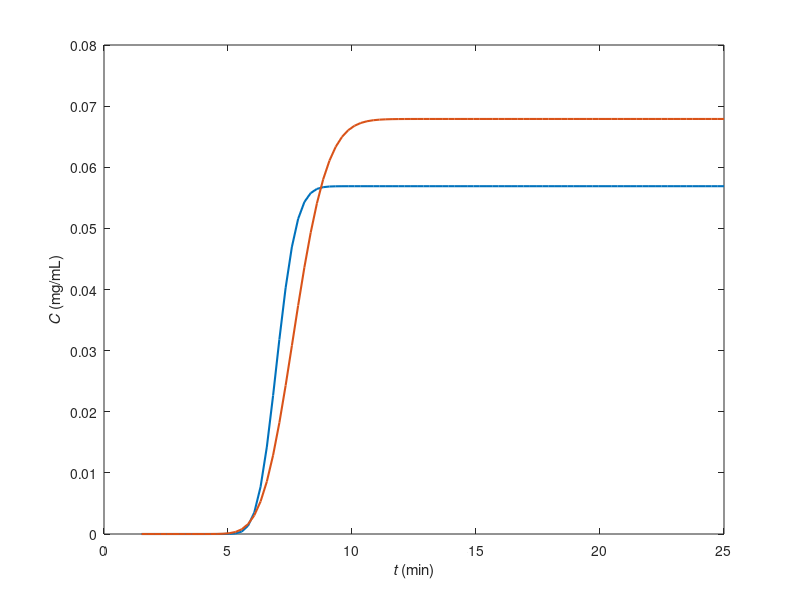

Write the MATLAB code that produced this figure.
function [t, C] = klinkenberg(H, L, Di, epsb, Q, Cfeed, KLDF, t, opt)
% Klinkenberg model
% Linear isotherm
% Change feed profile between pulse (e.g.: chromatografic peak) and step (e.g.: breakthrough experiment)
% Multicomponent

global data res

%% Default arguments (Example)
if nargin == 0
    H =         [2.028 2.297];    % isotherm parameters (depends on the isotherm model chosen)
    L =         25;                                                                 % cm, column length
    Di =        0.46;                                                                  % cm, column internal diameter
    epsb =      0.335;                                                              % column bulk porosity
    Q =         1;                                                                  % mL/min, flow rate
    Cfeed = 	[0.0569 0.0679];                             % g/L, feed concentration
    KLDF =      [28.84 11.78];                                  % min-1, linear driving force (LDF) mass transfer coefficient
    t =         {linspace(0,25,100)' linspace(0,25,100)'};
    opt.fig =   true;                                                               % true - show figures; false - do not show figures
end


%% Calculations
addpath('../')
data = struct('H',H','Cfeed',Cfeed,'Q',Q,'epsb',epsb,'KLDF',KLDF);
nc = length(Cfeed);
data.nc = nc;
A = pi()*Di^2/4; % cm2
data.F = (1-epsb)/epsb;
data.ui = Q/epsb/A; % cm/min

% Klinkenberg
for i = 1:data.nc
    xi = H(i)*KLDF(i)*L/data.ui*((1-epsb)/epsb);
    tau = KLDF(i)*(t{i}-L/data.ui);
    
    time_points_to_cut = 1;
    for j = 1:length(tau)
        if tau(j) < 0
            time_points_to_cut = time_points_to_cut + 1;
        end
    end
    t{i} = t{i}(time_points_to_cut:end);
    tau = tau(time_points_to_cut:end);
    
    C{i} = 0.5*(1+erf(sqrt(tau)-sqrt(xi)+1/8./sqrt(tau)+1/8./sqrt(xi)))*Cfeed(i);
end
res.t = t'; res.C = C;


% Plot figures
if isfield(opt,'fig') && (opt.fig == 1)
    % Concentration history at column exit (Chromatogram)
    h1 = figure;
    hold all
    for i = 1:data.nc
        plot(t{i},C{i},'-','LineWidth',1.5);
    end
    hold off;
    xlabel('{\itt} (min)')
    ylabel('{\itC} (mg/mL)')
    box on;
end
